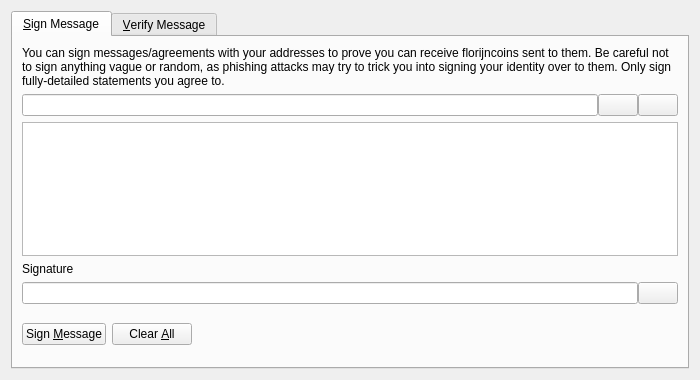
<?xml version="1.0" encoding="UTF-8"?>
<ui version="4.0">
 <class>SignVerifyMessageDialog</class>
 <widget class="QDialog" name="SignVerifyMessageDialog">
  <property name="geometry">
   <rect>
    <x>0</x>
    <y>0</y>
    <width>700</width>
    <height>380</height>
   </rect>
  </property>
  <property name="windowTitle">
   <string>Signatures - Sign / Verify a Message</string>
  </property>
  <property name="modal">
   <bool>true</bool>
  </property>
  <layout class="QVBoxLayout" name="verticalLayout">
   <item>
    <widget class="QTabWidget" name="tabWidget">
     <property name="currentIndex">
      <number>0</number>
     </property>
     <widget class="QWidget" name="tabSignMessage">
      <attribute name="title">
       <string>&amp;Sign Message</string>
      </attribute>
      <layout class="QVBoxLayout" name="verticalLayout_SM">
       <item>
        <widget class="QLabel" name="infoLabel_SM">
         <property name="text">
          <string>You can sign messages/agreements with your addresses to prove you can receive florijncoins sent to them. Be careful not to sign anything vague or random, as phishing attacks may try to trick you into signing your identity over to them. Only sign fully-detailed statements you agree to.</string>
         </property>
         <property name="textFormat">
          <enum>Qt::PlainText</enum>
         </property>
         <property name="wordWrap">
          <bool>true</bool>
         </property>
        </widget>
       </item>
       <item>
        <layout class="QHBoxLayout" name="horizontalLayout_1_SM">
         <property name="spacing">
          <number>0</number>
         </property>
         <item>
          <widget class="QValidatedLineEdit" name="addressIn_SM">
           <property name="toolTip">
            <string>The Florijncoin address to sign the message with</string>
           </property>
          </widget>
         </item>
         <item>
          <widget class="QPushButton" name="addressBookButton_SM">
           <property name="toolTip">
            <string>Choose previously used address</string>
           </property>
           <property name="text">
            <string/>
           </property>
           <property name="icon">
            <iconset resource="../bitcoin.qrc">
             <normaloff>:/icons/address-book</normaloff>:/icons/address-book</iconset>
           </property>
           <property name="shortcut">
            <string>Alt+A</string>
           </property>
           <property name="autoDefault">
            <bool>false</bool>
           </property>
          </widget>
         </item>
         <item>
          <widget class="QPushButton" name="pasteButton_SM">
           <property name="toolTip">
            <string>Paste address from clipboard</string>
           </property>
           <property name="text">
            <string/>
           </property>
           <property name="icon">
            <iconset resource="../bitcoin.qrc">
             <normaloff>:/icons/editpaste</normaloff>:/icons/editpaste</iconset>
           </property>
           <property name="shortcut">
            <string>Alt+P</string>
           </property>
           <property name="autoDefault">
            <bool>false</bool>
           </property>
          </widget>
         </item>
        </layout>
       </item>
       <item>
        <widget class="QPlainTextEdit" name="messageIn_SM">
         <property name="toolTip">
          <string>Enter the message you want to sign here</string>
         </property>
        </widget>
       </item>
       <item>
        <widget class="QLabel" name="signatureLabel_SM">
         <property name="text">
          <string>Signature</string>
         </property>
         <property name="textFormat">
          <enum>Qt::PlainText</enum>
         </property>
        </widget>
       </item>
       <item>
        <layout class="QHBoxLayout" name="horizontalLayout_2_SM">
         <property name="spacing">
          <number>0</number>
         </property>
         <item>
          <widget class="QLineEdit" name="signatureOut_SM">
           <property name="font">
            <font>
             <italic>true</italic>
            </font>
           </property>
           <property name="readOnly">
            <bool>true</bool>
           </property>
          </widget>
         </item>
         <item>
          <widget class="QPushButton" name="copySignatureButton_SM">
           <property name="toolTip">
            <string>Copy the current signature to the system clipboard</string>
           </property>
           <property name="text">
            <string/>
           </property>
           <property name="icon">
            <iconset resource="../bitcoin.qrc">
             <normaloff>:/icons/editcopy</normaloff>:/icons/editcopy</iconset>
           </property>
           <property name="autoDefault">
            <bool>false</bool>
           </property>
          </widget>
         </item>
        </layout>
       </item>
       <item>
        <layout class="QHBoxLayout" name="horizontalLayout_3_SM">
         <item>
          <widget class="QPushButton" name="signMessageButton_SM">
           <property name="toolTip">
            <string>Sign the message to prove you own this Florijncoin address</string>
           </property>
           <property name="text">
            <string>Sign &amp;Message</string>
           </property>
           <property name="icon">
            <iconset resource="../bitcoin.qrc">
             <normaloff>:/icons/edit</normaloff>:/icons/edit</iconset>
           </property>
           <property name="autoDefault">
            <bool>false</bool>
           </property>
          </widget>
         </item>
         <item>
          <widget class="QPushButton" name="clearButton_SM">
           <property name="toolTip">
            <string>Reset all sign message fields</string>
           </property>
           <property name="text">
            <string>Clear &amp;All</string>
           </property>
           <property name="icon">
            <iconset resource="../bitcoin.qrc">
             <normaloff>:/icons/remove</normaloff>:/icons/remove</iconset>
           </property>
           <property name="autoDefault">
            <bool>false</bool>
           </property>
          </widget>
         </item>
         <item>
          <spacer name="horizontalSpacer_1_SM">
           <property name="orientation">
            <enum>Qt::Horizontal</enum>
           </property>
           <property name="sizeHint" stdset="0">
            <size>
             <width>40</width>
             <height>48</height>
            </size>
           </property>
          </spacer>
         </item>
         <item>
          <widget class="QLabel" name="statusLabel_SM">
           <property name="font">
            <font>
             <weight>75</weight>
             <bold>true</bold>
            </font>
           </property>
           <property name="text">
            <string/>
           </property>
           <property name="wordWrap">
            <bool>true</bool>
           </property>
          </widget>
         </item>
         <item>
          <spacer name="horizontalSpacer_2_SM">
           <property name="orientation">
            <enum>Qt::Horizontal</enum>
           </property>
           <property name="sizeHint" stdset="0">
            <size>
             <width>40</width>
             <height>48</height>
            </size>
           </property>
          </spacer>
         </item>
        </layout>
       </item>
      </layout>
     </widget>
     <widget class="QWidget" name="tabVerifyMessage">
      <attribute name="title">
       <string>&amp;Verify Message</string>
      </attribute>
      <layout class="QVBoxLayout" name="verticalLayout_VM">
       <item>
        <widget class="QLabel" name="infoLabel_VM">
         <property name="text">
          <string>Enter the receiver's address, message (ensure you copy line breaks, spaces, tabs, etc. exactly) and signature below to verify the message. Be careful not to read more into the signature than what is in the signed message itself, to avoid being tricked by a man-in-the-middle attack. Note that this only proves the signing party receives with the address, it cannot prove sendership of any transaction!</string>
         </property>
         <property name="textFormat">
          <enum>Qt::PlainText</enum>
         </property>
         <property name="alignment">
          <set>Qt::AlignLeading|Qt::AlignLeft|Qt::AlignTop</set>
         </property>
         <property name="wordWrap">
          <bool>true</bool>
         </property>
        </widget>
       </item>
       <item>
        <layout class="QHBoxLayout" name="horizontalLayout_1_VM">
         <property name="spacing">
          <number>0</number>
         </property>
         <item>
          <widget class="QValidatedLineEdit" name="addressIn_VM">
           <property name="toolTip">
            <string>The Florijncoin address the message was signed with</string>
           </property>
          </widget>
         </item>
         <item>
          <widget class="QPushButton" name="addressBookButton_VM">
           <property name="toolTip">
            <string>Choose previously used address</string>
           </property>
           <property name="text">
            <string/>
           </property>
           <property name="icon">
            <iconset resource="../bitcoin.qrc">
             <normaloff>:/icons/address-book</normaloff>:/icons/address-book</iconset>
           </property>
           <property name="shortcut">
            <string>Alt+A</string>
           </property>
           <property name="autoDefault">
            <bool>false</bool>
           </property>
          </widget>
         </item>
        </layout>
       </item>
       <item>
        <widget class="QPlainTextEdit" name="messageIn_VM"/>
       </item>
       <item>
        <widget class="QValidatedLineEdit" name="signatureIn_VM"/>
       </item>
       <item>
        <layout class="QHBoxLayout" name="horizontalLayout_2_VM">
         <item>
          <widget class="QPushButton" name="verifyMessageButton_VM">
           <property name="toolTip">
            <string>Verify the message to ensure it was signed with the specified Florijncoin address</string>
           </property>
           <property name="text">
            <string>Verify &amp;Message</string>
           </property>
           <property name="icon">
            <iconset resource="../bitcoin.qrc">
             <normaloff>:/icons/transaction_0</normaloff>:/icons/transaction_0</iconset>
           </property>
           <property name="autoDefault">
            <bool>false</bool>
           </property>
          </widget>
         </item>
         <item>
          <widget class="QPushButton" name="clearButton_VM">
           <property name="toolTip">
            <string>Reset all verify message fields</string>
           </property>
           <property name="text">
            <string>Clear &amp;All</string>
           </property>
           <property name="icon">
            <iconset resource="../bitcoin.qrc">
             <normaloff>:/icons/remove</normaloff>:/icons/remove</iconset>
           </property>
           <property name="autoDefault">
            <bool>false</bool>
           </property>
          </widget>
         </item>
         <item>
          <spacer name="horizontalSpacer_1_VM">
           <property name="orientation">
            <enum>Qt::Horizontal</enum>
           </property>
           <property name="sizeHint" stdset="0">
            <size>
             <width>40</width>
             <height>48</height>
            </size>
           </property>
          </spacer>
         </item>
         <item>
          <widget class="QLabel" name="statusLabel_VM">
           <property name="font">
            <font>
             <weight>75</weight>
             <bold>true</bold>
            </font>
           </property>
           <property name="text">
            <string/>
           </property>
           <property name="wordWrap">
            <bool>true</bool>
           </property>
          </widget>
         </item>
         <item>
          <spacer name="horizontalSpacer_2_VM">
           <property name="orientation">
            <enum>Qt::Horizontal</enum>
           </property>
           <property name="sizeHint" stdset="0">
            <size>
             <width>40</width>
             <height>48</height>
            </size>
           </property>
          </spacer>
         </item>
        </layout>
       </item>
      </layout>
     </widget>
    </widget>
   </item>
  </layout>
 </widget>
 <customwidgets>
  <customwidget>
   <class>QValidatedLineEdit</class>
   <extends>QLineEdit</extends>
   <header>qvalidatedlineedit.h</header>
  </customwidget>
 </customwidgets>
 <resources>
  <include location="../bitcoin.qrc"/>
 </resources>
 <connections/>
</ui>
